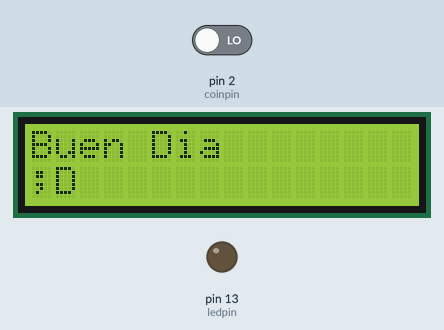
Recording of a sketch running on a simulated Arduino Uno, built with avr-gcc and run on an emulated ATmega328P. Shown: 16×2 character LCD, output pins drawn as LEDs (lit = HIGH). The test bench sets the inputs (shaded band); at power-on: pin 2 (coinpin) LOW. What the sketch prints to the serial monitor is not drawn.

Above: at 1.2 s.
1.3 s: pin 2 (coinpin) driven HIGH
Timing chart, 0 to 4.3 s (numbered marks = the images above; inputs shaded):
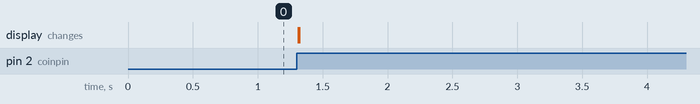

The sketch:

MonederoUSB.ino
```cpp
#include <Wire.h>
#include <LCD.h>
#include <LiquidCrystal_I2C.h>
#include <EEPROM.h>
LiquidCrystal_I2C lcd(0x27, 2, 1, 0, 4, 5, 6, 7); // DIR, E, RW, RS, D4, D5, D6, D7
const int coinpin = 2;                            //pin al cual estara conectada la señal del monedero
const int ledpin = 13;                            //pin al cual estara conectado un led, para indicar cuando una moneda es aceptada.
volatile int pulse = 0;                           //Contador de monedas/pulsos insertadas.
boolean bInserted = false;                        //Variable de control para identificar cuando una moneda es insertada.
int msg = 0;
int t = 20;
String cod = "";
char *codigos[] = {
    "Q2KXZFH335HQ6",
    "R4C2ABZLLRDL63",
    "GCLWHAR4BTMJX",
    "HYWNMBJEOGSZ4",
    "SR4MDMEFOXXD23",
    "TXEJDXJXGG54A3",
    "YXLMFSB3CKJ3R",
    "TMPEJLPBTKWK53",
    "MCNDMI3RRB44O",
    "ZTQLHZKOGSMLO",
    "BIH6AHMOTFTSN",
    "YAHAC5JGAZPDP",
    "J5XQNWOC34GC43",
    "BCPIFCOXMZAPY",
    "LOASZIZRMIPNT",
    "Z3HLCBEZ6YWZ5",
    "HQXDFMHBC5L6L",
    "J36RXZN3YM5YT",
    "K6MHGXGNAHD333",
    "HRADKSCNN2FKM",
    "2X52GWZCXYG6N",
    "OS42PJI2MQ2TZ",
    "WAYQTHJ5KLWPT",
    "JJBTAZX22TMW3",
    "RDZBEWLA4WPM53",
    "JI5I5MJ32ZRQ63",
    "OH5PITCNEOID",
    "3Y6QDOELJ3ILF",
    "XJJ55FYN54R25",
    "LI5T6DXWW2DO63",
    "XYCI3KA2NZIAT",
    "L6BSSQMQPIJRF",
    "OP2SM4YMFNZG3",
    "BOXJEOJHNTWMZ",
    "6BXCLMFIM4QIY",
    "CXKDRZMNBDWR4",
    "GKJLJFOIBZIFT",
    "JLQN6SEH3KMYF",
    "XMIDSFIZTAPZ43",
    "LJM5M5QR6XDZH",
    "WK6262MCMIGO",
    "DHRBF4FNOAXSW",
    "S6TJ5TK3PMKGL",
    "3AGASEQEOEQNY",
    "JLZH4RABZNW2M",
    "KBMS4NTEZ6QAS",
    "M6QOCSBF6CKOP",
    "AXAPPGBR2BLP53",
    "L63JWKIIWHSC43",
    "Q2KXZFH335HQ6",
    "R4C2ABZLLRDL63",
    "GCLWHAR4BTMJX",
    "HYWNMBJEOGSZ4",
    "SR4MDMEFOXXD23",
    "TXEJDXJXGG54A3",
    "YXLMFSB3CKJ3R",
    "TMPEJLPBTKWK53",
    "MCNDMI3RRB44O",
    "ZTQLHZKOGSMLO",
    "BIH6AHMOTFTSN",
    "YAHAC5JGAZPDP",
    "J5XQNWOC34GC43",
    "BCPIFCOXMZAPY",
    "LOASZIZRMIPNT",
    "Z3HLCBEZ6YWZ5",
    "HQXDFMHBC5L6L",
    "J36RXZN3YM5YT",
    "K6MHGXGNAHD333",
    "HRADKSCNN2FKM",
    "2X52GWZCXYG6N",
    "OS42PJI2MQ2TZ",
    "WAYQTHJ5KLWPT",
    "JJBTAZX22TMW3",
    "RDZBEWLA4WPM53",
    "JI5I5MJ32ZRQ63",
    "OH5PITCNEOID",
    "3Y6QDOELJ3ILF",
    "XJJ55FYN54R25",
    "LI5T6DXWW2DO63",
    "XYCI3KA2NZIAT",
    "L6BSSQMQPIJRF",
    "OP2SM4YMFNZG3",
    "BOXJEOJHNTWMZ",
    "6BXCLMFIM4QIY",
    "CXKDRZMNBDWR4",
    "GKJLJFOIBZIFT",
    "JLQN6SEH3KMYF",
    "XMIDSFIZTAPZ43",
    "LJM5M5QR6XDZH",
    "WK6262MCMIGO",
    "DHRBF4FNOAXSW",
    "S6TJ5TK3PMKGL",
    "3AGASEQEOEQNY",
    "JLZH4RABZNW2M",
    "KBMS4NTEZ6QAS",
    "M6QOCSBF6CKOP",
    "AXAPPGBR2BLP53",
    "L63JWKIIWHSC43"
    };
int aux;

int tamanio = sizeof(codigos);
void setup()
{
  pinMode(4, INPUT);
  // Inicializamos el puerto serial.
  Serial.begin(9600);

  //Agregamos la interrupcion con el pin indicado.
  attachInterrupt(digitalPinToInterrupt(coinpin), coinInterrupt, RISING);

  //Asignamos el pin para el led como salida
  pinMode(ledpin, OUTPUT);
  lcd.setBacklightPin(3, POSITIVE);
  lcd.setBacklight(HIGH);
  lcd.begin(16, 2);
  lcd.clear();
  t = 20;

  // lcd.setCursor(0, 0);
  //lcd.print("Buenas Tardes");
  int tamanio = sizeof(codigos);
  //int aux=EEPROM.read (0);
}

void loop()
{
  int tamanio = sizeof(codigos)/sizeof(codigos[0]);
  //EEPROM.update (0, 0);
  aux = EEPROM.read(0);

  if (bInserted)
  { // Validamos si hay una moneda insertada.
    lcd.clear();
    bInserted = false;          //Apagamos la variable de control
    digitalWrite(ledpin, HIGH); //Encendemos el led

    lcd.setCursor(0, 0);
    Serial.println("COIN"); //Imprimimos en el puerto serial la palabra "COIN"

    if (aux < tamanio)
    {
      Serial.println(EEPROM.read(0));

      lcd.print("Su codigo es :");
      lcd.setCursor(0, 1);
      lcd.print(codigos[EEPROM.read(0)]);
      // lcd.print(t-(millis() / 1000));
      delay(2000); //Esperamos un segundo.
      aux++;
      EEPROM.update(0, aux);
      Serial.println("NOP");
    }

    lcd.clear();
  }
  else
  {

    // Apagamos el led.
    //lcd.clear();
    digitalWrite(ledpin, LOW);
    lcd.setCursor(0, 1);
    //lcd.print( t-(millis() / 1000));
    lcd.print(";D");
    lcd.setCursor(0, 0);
    lcd.print("Buen Dia");
  }
}


// Interrupcion.
void coinInterrupt()
{

  // Cada vez que insertamos una moneda valida, incrementamos el contador de monedas y encendemos la variable de control,
  pulse++;
  bInserted = true;
}
```
